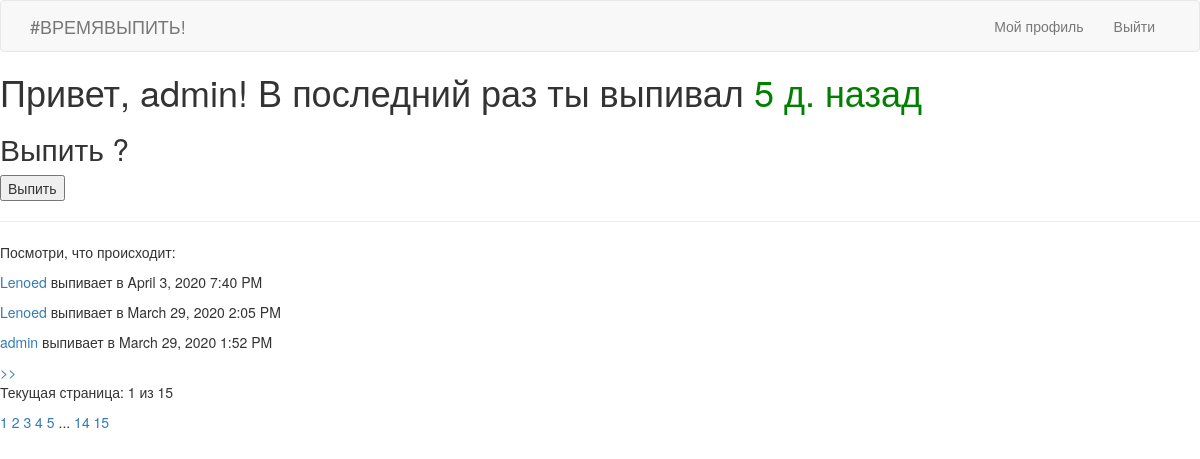
Page /index (signed in) on the earlier database version.
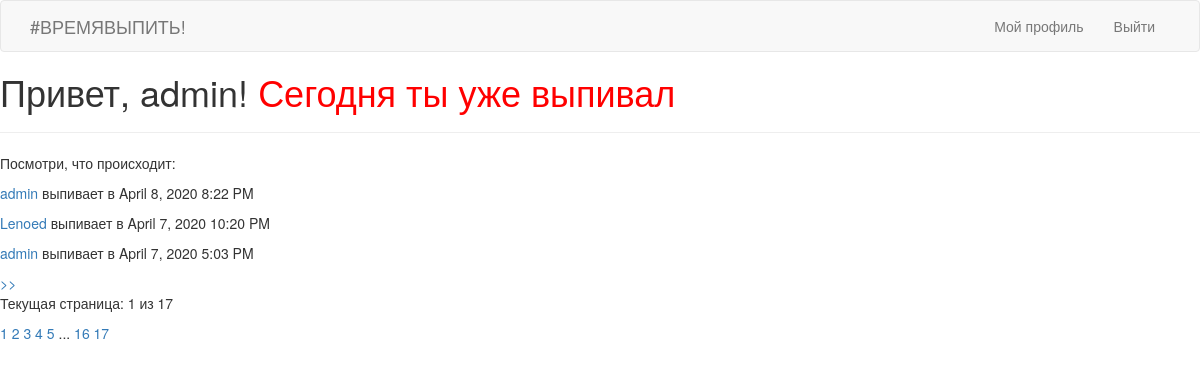
Same page on the later database version.
### app/models.py (models this page shows, shortened)
class User(db.Model, UserMixin):
	id = db.Column(db.Integer, primary_key = True)
	username = db.Column(db.String(64), index = True, unique = True)
	regtime = db.Column(db.DateTime, index = True, default = datetime.utcnow())
	last_seen = db.Column(db.DateTime, default = datetime.utcnow())
	email = db.Column(db.String(128), index = True, unique = True)
	password_hash = db.Column(db.String(128))
	drink = db.relationship('Drinks', backref='author', lazy='dynamic')
	private_stat = db.Column(db.Boolean)
	current_state = db.Column(db.Integer, default = 0)
	followed = db.relationship('User', secondary=followers,
    	primaryjoin=(followers.c.follower_id == id),
    	secondaryjoin=(followers.c.followed_id == id),
    	backref=db.backref('followers', lazy='dynamic'), lazy='dynamic')
	def followed_drinks(self):
		followed = Drinks.query.join(
            followers, (followers.c.followed_id == Drinks.user_id)).filter(
                followers.c.follower_id == self.id)
		own = Drinks.query.filter_by(user_id=self.id)
		return followed.union(own).order_by(Drinks.drinkTime.desc())
	def det_currentstate(self):
		d = Drinks.query.filter_by(user_id=self.id).order_by(Drinks.drinkTime.desc()).all()
		if len(d) != 0:
			d1 = d[0].drinkTime
			d2 = datetime.utcnow()
			self.current_state = det_current_state(d1, d2)
		else: self.current_state = None

class Drinks(db.Model):
	id = db.Column(db.Integer, primary_key = True)
	isDrinking = db.Column(db.Boolean)
	drinkTime = db.Column(db.DateTime, index = True, default = datetime.utcnow())
	user_id = db.Column(db.Integer, db.ForeignKey('user.id'))

### app/main/routes.py (the view)
@main.route('/', methods = ['GET', 'POST'])
@main.route('/index', methods = ['GET', 'POST'])
@login_required
def index():
	page = request.args.get('page', 1, type = int)
	form = DrinkForm()
	current_user.det_currentstate()
	db.session.commit()
	if form.validate_on_submit():
		drink = Drinks(author = current_user)
		db.session.add(drink)
		db.session.commit()
		flash(_('Запись сделана в вашем профиле !'))
		return redirect(url_for('main.index'))
	drinks = current_user.followed_drinks().paginate(page, current_app.config['POSTS_PER_PAGE'], True)
	next_url = url_for('main.index', page = drinks.next_num) \
		if drinks.has_next else None
	prev_url = url_for('main.index', page = drinks.prev_num) \
		if drinks.has_prev else None
	page_form = PageForm()
	total_pages = drinks.pages
	drinks_pagination = drinks.iter_pages(left_edge=2, left_current=2, right_current=5, right_edge=2)
	return render_template('index.html', title = 'Главная', form = form, page = page, total_pages = total_pages,
						   drinks = drinks.items, next_url = next_url, prev_url = prev_url, page_form = page_form,
						   drinks_pagination = drinks_pagination)

### app/main/forms.py
class DrinkForm(FlaskForm):
	submit = SubmitField(_l('Выпить'))

class PageForm(FlaskForm):
	page = StringField('Номер страницы', validators = [DataRequired()])
	submit = SubmitField('Перейти')

### app/current_state.py (called while the page is built)
def det_current_state(date1 : datetime, date2: datetime):
    if date1.month == date2.month:
        return date2.day - date1.day
    else:
        return (date2 - date1).days

### app/models.py (called while the page is built)
@login.user_loader #настройка flask_login user_loader на БД
def load_user(id):
	return User.query.get(int(id))

### app/main/templates/index.html (shortened to what this page needs)
{% extends 'base.html' %}
{% block content %}
{% if current_user.current_state == None %}
<h1> Привет, {{ current_user.username }}! <span style="color: green">Похоже ты еще ни разу не пил, либо не отмечался здесь</span></h1>
<h2> Выпить ?</h2>
<form action="" method="post">
    {{ form.hidden_tag() }}
    <p>{{ form.submit() }}</p>
</form>
{% elif current_user.current_state > 0 %}
<h1> Привет, {{ current_user.username }}! В последний раз ты выпивал <span style="color: green">{{ current_user.current_state }} д. назад</span>
</h1>
<h2> Выпить ?</h2>
<form action="" method="post">
    <p>{{ form.submit() }}</p>
</form>
{% elif current_user.current_state == 0 %}
<h1> Привет, {{ current_user.username }}! <span style="color: red">Сегодня ты уже выпивал</span></h1>
{% endif %}
<hr>
<p>Посмотри, что происходит:</p>
{% for drink in drinks %}
<p><a href="/user/{{ drink.author.username }}">{{ drink.author.username }}</a> выпивает в {{
    moment(drink.drinkTime).format('LLL') }}</p>
{% endfor %}
{% if next_url %} <a href="{{ next_url }}"> >> </a> {% endif %}
<p> Текущая страница: {{ page }} из {{ total_pages }}</p>
{% for page in drinks_pagination %}
{% if page == None %}
...
{% else %}
<a href="/?page={{ page }}">{{ page }}</a>
{% endif %}
{% endfor %}
{% endblock %}

Differences in the rows shown:
no longer on this page (row unchanged): Drinks: author.username "Lenoed", drinkTime "April 3, 2020 7:40 PM"
no longer on this page (row unchanged): Drinks: author.username "Lenoed", drinkTime "March 29, 2020 2:05 PM"
no longer on this page (row unchanged): Drinks: author.username "admin", drinkTime "March 29, 2020 1:52 PM"
changed User "admin": current_state "5" → (not shown)
added Drinks: author.username "admin", drinkTime "April 8, 2020 8:22 PM"
added Drinks: author.username "Lenoed", drinkTime "April 7, 2020 10:20 PM"
added Drinks: author.username "admin", drinkTime "April 7, 2020 5:03 PM"
Other differences:
{{ total_pages }}: "15" → "17"
form field submit: "Выпить" → (not shown)
text no longer shown: "! В последний раз ты выпивал д. назад Выпить ?"
text now shown: "! Сегодня ты уже выпивал"
new list line: "16"
new list line: "17"
list line gone: "14"
list line gone: "15"
